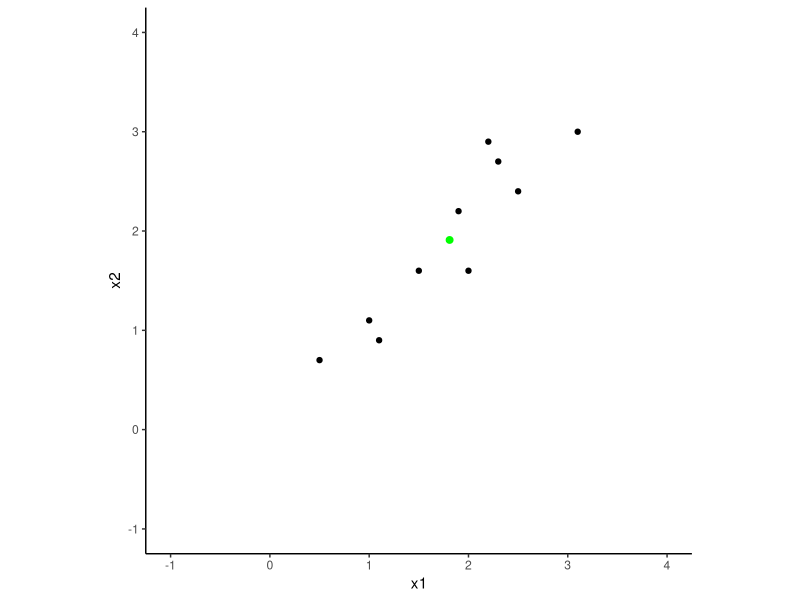
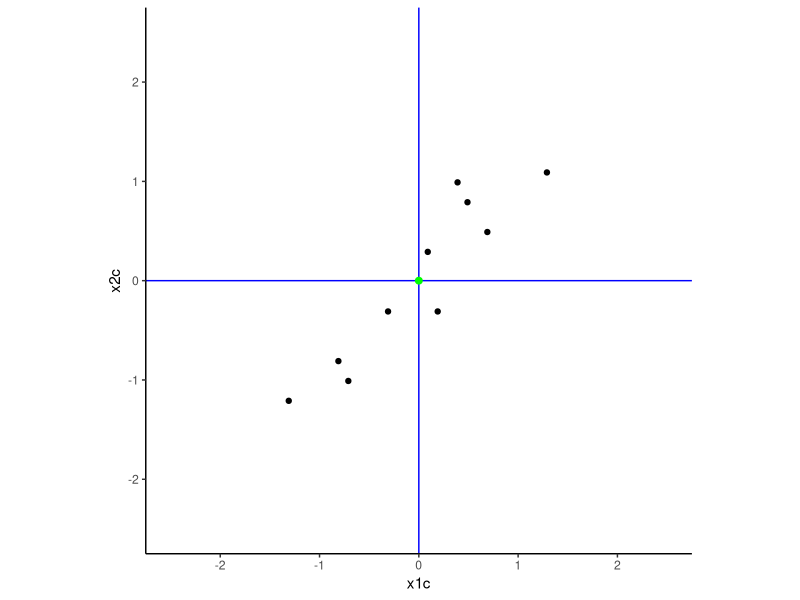
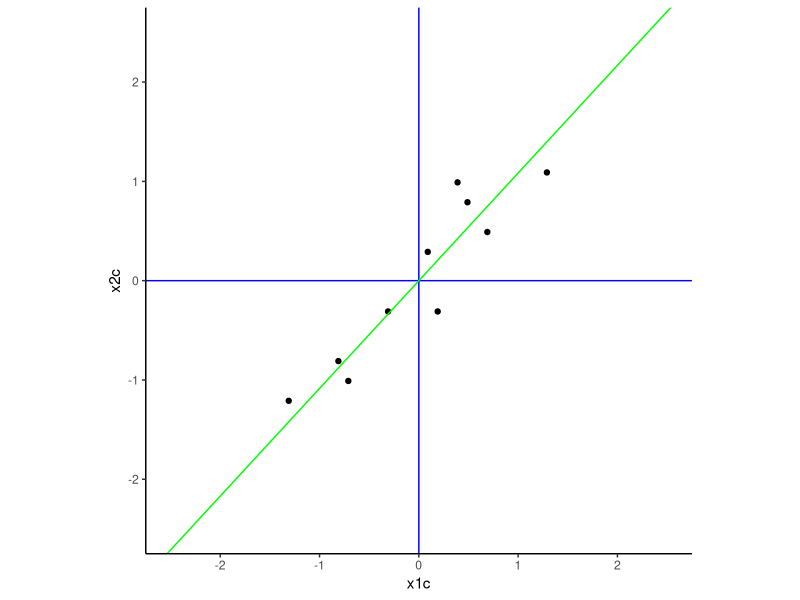
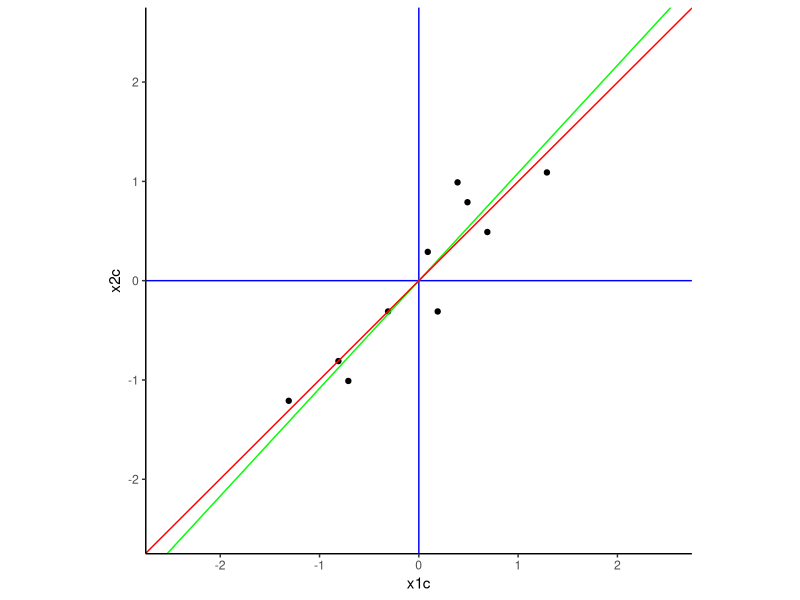
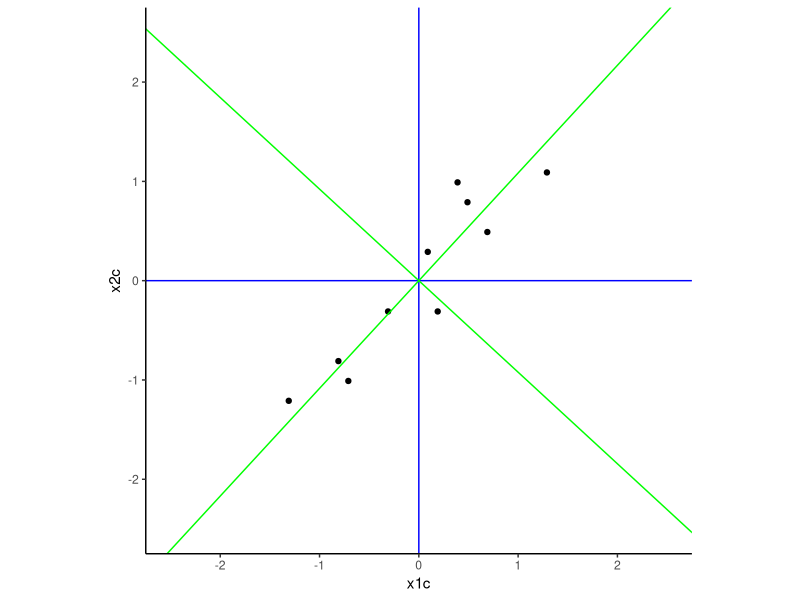
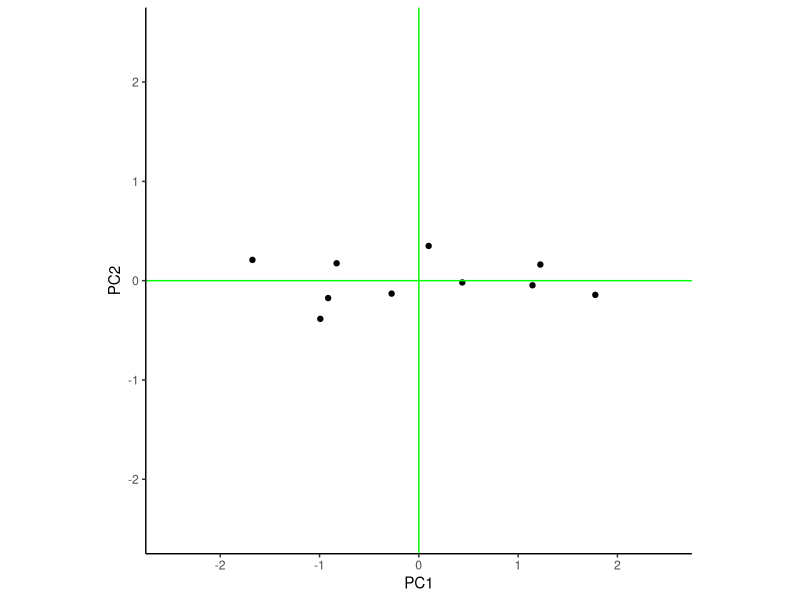
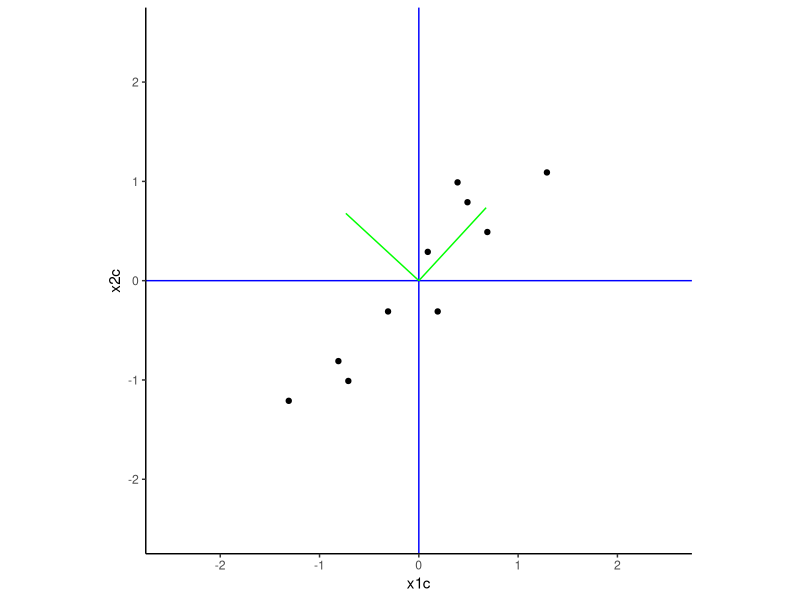

These charts were generated, in order, by the following R code:
## ---- chunk 1
library(tidyverse)
d <- tibble(x1 = c(2.5, 0.5, 2.2, 1.9, 3.1, 2.3, 2.0, 1.0, 1.5, 1.1),
            x2 = c(2.4, 0.7, 2.9, 2.2, 3.0, 2.7, 1.6, 1.1, 1.6, 0.9))
d |> print()
## ---- chunk 2
theme_set(theme_classic())
d |> ggplot(aes(x = x1, y = x2)) +
  geom_point() +
  geom_point(data = tibble(x1=mean(d$x1), x2 = mean(d$x2)), 
             size = 2, color = "green") +
  xlim(-1,4) +
  ylim(-1,4) +
  coord_fixed()
## ---- chunk 3
d <- d |> 
  mutate(x1c = x1 - mean(x1), x2c = x2 - mean(x2))

plot <- d |> 
  ggplot(aes(x = x1c, y = x2c)) +
    geom_point() +
    geom_hline(yintercept = 0, color = "blue") +
    geom_vline(xintercept = 0, color = "blue") +
    xlim(-2.5, 2.5) +
    ylim(-2.5, 2.5) +
    coord_fixed()

plot + 
  geom_point(data = tibble(x1c=mean(d$x1c), x2c = mean(d$x2c)), 
               size = 2, color = "green")
## ---- chunk 4
#| include: false

ei <- d |> 
  select(x1c, x2c) |>
  cov() |> 
  eigen(symmetric = TRUE)

plot +
  geom_abline(slope = ei$vectors[2,1]/ei$vectors[1,1], 
              intercept = 0, 
              color = "green")
## ---- chunk 5
#| include: false

m <- lm(x2c ~ x1c, data = d)

plot +
  geom_abline(slope = ei$vectors[2,1]/ei$vectors[1,1], 
              intercept = 0, 
              color = "green") +
  geom_abline(slope = m$coefficients[2],
              intercept = m$coefficients[1],
              color = "red")
## ---- chunk 6
#| include: false

plot +
  geom_abline(slope = ei$vectors[2,1]/ei$vectors[1,1], 
              intercept = 0, color = "green") +
  geom_abline(slope = ei$vectors[2,2]/ei$vectors[1,2], 
              intercept = 0, color = "green") + 
  coord_fixed()
## ---- chunk 7
#| include: false

pca <- prcomp(d |> select(x1, x2))

pca$x |> ggplot(aes(x = PC1, y = PC2)) +
  geom_point() +
  geom_hline(yintercept = 0, color = "green") +
  geom_vline(xintercept = 0, color = "green") +
  xlim(-2.5, 2.5) +
  ylim(-2.5, 2.5) +
  coord_fixed() 
## ---- chunk 8
ei <- d |> 
  select(x1c, x2c) |>
  cov() |> 
  eigen(symmetric = TRUE)
## ---- chunk 9
ei$vectors
## ---- chunk 10
plot +
  annotate("segment", x = 0, y = 0, xend = ei$vectors[1,1], yend = ei$vectors[2,1], 
              color = "green") + 
  annotate("segment", x = 0, y = 0, xend = ei$vectors[1,2], yend = ei$vectors[2,2], 
              color = "green")
## ---- chunk 11
ei$values
## ---- chunk 12
var(d$x1)
var(d$x2)
## ---- chunk 13
ei$values[1] + ei$values[2]
var(d$x1) + var(d$x2)
## ---- chunk 14
pca <- prcomp(d |> select(x1, x2))
## ---- chunk 15
ei$vectors

pca$rotation
## ---- chunk 16
pca$sdev

# square for variances
pca$sdev ^2

# compare to eigenvalues
ei$values
## ---- chunk 17
pca$x
## ---- chunk 18
round(cor(pca$x[,1], pca$x[,2]), 5)
